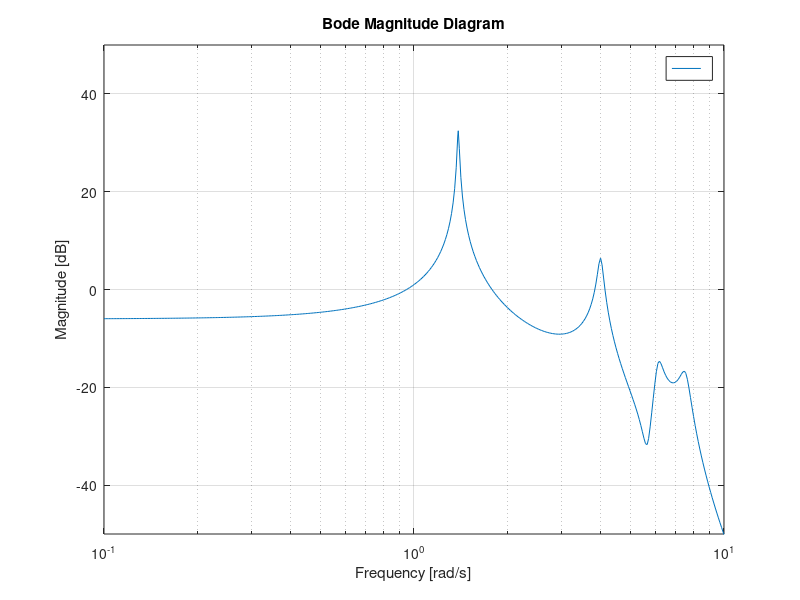

Reproduce this figure in MATLAB. (Note: this script raises an error after producing the figure.)
%% Flexible structure: Nominal Design
% Problem features
%
% * 4 mode flexible structure
% * 2 (uncollocated) sensor/actuators.
%
% Formulate disturbance rejection problem, and solve for optimal H_infinity
% controller.  Examine effect of suboptimality on controller bandwidth.

% UC Berkeley, ME C231B/EECS C220C, Spring 2017

%% Settings
format compact

%% Lumped parameter values
M = 1;
K = 1;
xi = 0.005;
C = 2*sqrt(M*K)*xi;

%% Distribute these over N elements
N = 4;
Kv = repmat(N*K,[1 N]);
Mv = repmat(M/N,[1 N]);
Cv = repmat(C,[1 N]);
Cv = repmat(N*C,[1 N]);

%% Mass, Damping and Stiffness Matrices
% Standard $M \ddot z + C \dot z + K z = F$ model.  Define $x = [z ; \dot
% z]$.  Form $M$, $C$ and $K$ matrices.
Mmat = diag(Mv)
%%
Cmat = -[-Cv(1)-Cv(2) Cv(2) 0 0;...
   Cv(2) -Cv(2)-Cv(3) Cv(3) 0;...
   0 Cv(3) -Cv(3)-Cv(4) Cv(4);...
   0  0 Cv(4) -Cv(4)];
Kmat = -[-Kv(1)-Kv(2) Kv(2) 0 0;...
   Kv(2) -Kv(2)-Kv(3) Kv(3) 0;...
   0 Kv(3) -Kv(3)-Kv(4) Kv(4);...
   0  0  Kv(4) -Kv(4)];

%% Create A and B matrices of uncertain system.
% Model has independent forces at each mass as inputs.  All states are
% listed as outputs.  $A$ matrix depends on mass, damping and stiffness
% matrices, while $B$ only depends on mass matrix.  Since outputs consist
% of all states, $C$ and $D$ matrices are simple.
A = [zeros(N,N) eye(N); inv(Mmat)*[-Kmat -Cmat]];
B = [zeros(N,N); inv(Mmat)*eye(4)];
C = eye(2*N);
S = ss(A,B,C,0);

%% Check system poles
pole(S)

%% Bode magnitude from $F_2$ to $z_4$ (open-Loop)
bodemag(S(4,2))
ylim([-50 50])
xlim([0.1 10])

%% Model disturbance and actuator forces
% Disturbance acts directly on mass #2.  Control inputs act on mass #1, and
% between mass 2 and 3.
Bd = [0;1;0;0];
Bu = [[1;0;0;0] [0;-1;1;0]];

%% Model sensed and regulated vaiables
% Sensors measure z4, and relative deflection at 1/2, so z2-z1.   Regulated
% variable is z4.
Ce = [0 0 0 1 0 0 0 0];
Cy = [0 0 0 1 0 0 0 0;-1 1 0 0 0 0 0 0];

%% Form system
G = [Ce;Cy]*S*[Bd Bu];

%% Performance weights
% Main performance objective is regulation of z4.  Weight wP is applied to
% z4, and has large value at low-frequency, aiming for nearly prefect
% steady-state regulation in the presence of constant disturbances.
% Identical noise weights are used to model spectrum of sensor noise at
% both measurements.
wP = makeweight(1000,7,0.75);
wN = makeweight(0.001,20,1.25)*eye(2);

%% Weighted open-loop interconnection
PlantModel = G;
systemnames = 'PlantModel wP wN';
inputvar = '[f2;n1;n2;u{2}]';
outputvar = '[wP;u;PlantModel(2)+wN(1);PlantModel(3)+wN(2)]';
input_to_wP = '[PlantModel(1)]';
input_to_wN = '[n1;n2]';
input_to_PlantModel = '[f2;u]';
P = sysic;

%% Hinf synthesis (iterate to optimal)
nY = 2;
nU = 2;
[K,CLP,gAch] = hinfsyn(P,nY,nU);
%%
% Note that "optimal" controller is by itself, unstable
isstable(K)
%%
% Of course, the closed-loop is stable...
isstable(lft(P,K))
%%
% The closed-loop Hinf-norm agrees with |gAch|
[norm(lft(P,K),inf) gAch]

%% Unweighted open-loop interconnection: nominal model
% Set weights to 1, and use same interconnection code
wP = ss(1);
wN = ss(eye(2));
PlantModel = G;
systemnames = 'PlantModel wP wN';
inputvar = '[f2;n1;n2;u{2}]';
outputvar = '[wP;u;PlantModel(2)+wN(1);PlantModel(3)+wN(2)]';
input_to_wP = '[PlantModel(1)]';
input_to_wN = '[n1;n2]';
input_to_PlantModel = '[f2;u]';
Puw = sysic;

%% Plot unweighted open and closed-loop responses, from [f2;n1;n2] to the
% errors, which are [z4;u1;u2].  In open-loop [n1;n2] have no effect, and
% [u1;u2] are identically zero, so the only open-loop response is from f2
% to z4.  Closed-loop involves all signals.
h = bodeplot(Puw(1:3,1:3),'r',lft(Puw,K),'g');
setoptions(h,'PhaseVisible','off');
allYlim = getoptions(h,'yLim');
for i=1:numel(allYlim)
    allYlim{i} = [-60 20];
end;
allXlim = getoptions(h,'xLim');
for i=1:numel(allXlim)
    allXlim{i} = [0.01 10];
end;
setoptions(h,'yLim',allYlim,'xLim',allXlim);

%% BodeMagnitude (unweighted closed-loop), d2-to-z4
clf
uwCLP = lft(Puw,K);
bodemag(uwCLP(1,1),'k')
legend('d2-to-z4')
ylim([-50 10]);
xlim([0.01 10]);

%% "backoff" from optimal by 2%
boFac = 1.02;
[Kb,~,gAchb] = hinfsyn(P,nY,nU,'gmax',boFac*gAch,'gmin',boFac*gAch);
fprintf('Optimal Norm, %6.4g;    Achieved with 2%% backoff %6.4g\n',gAch,gAchb)
bodemag(K,'r',Kb,'b');
legend('Optimal','2% backoff', 'location', 'best')

%% Closed-loop Time-domain simulation: both controllers
clf
TF = 8;
step(lft(Puw(:,[1 4 5]),K), 'k', lft(Puw(:,[1 4 5]),Kb), 'b',TF)
legend('Optimal','2% backoff')

%% K: Check classical and disc loop-at-a-time margins at plant input
% |loopmargin(P,K)| uses negative feedback.  In this example, the
% generalized open-loop "plant" (called |P|, formed with |sysic|, and the
% argument to the |hinfsyn| call) does not include a negative-sign in the
% measured variables.  Hence, the call to |loopmargin| must include a
% negative-sign, so that when |loopmargin| creates the negative-feedback
% loop, it actually creates the closed-loop system that |hinfsyn| has
% designed.
Gyu = G(2:3,2:3);
[ci,di] = loopmargin(Gyu,-K,'ci,di');
%%
% The gain and phase margins in channel 1 are very small.  This
% design is probably not suitable for real-world implementation
ci(1)
%%
di(1)
%%
% Similarly, the gain and phase margins in 2nd channel are very small.  This
% design is probably not suitable for real-world implementation
ci(2)
%%
di(2)
%%
% You can verify with an additional calculation that the margins acheived
% by |Kb| are similar - fine in channel 1, but poor in channel 2.

%% Challenge
% Redo the design with different measurements.  For example, try measuring
% z4 and z3-z2 (relative displacement at 2/3 junction).  Verify if the same
% general conclusions hold as in the case we completed.

%% File Information
disp(mfilename)

